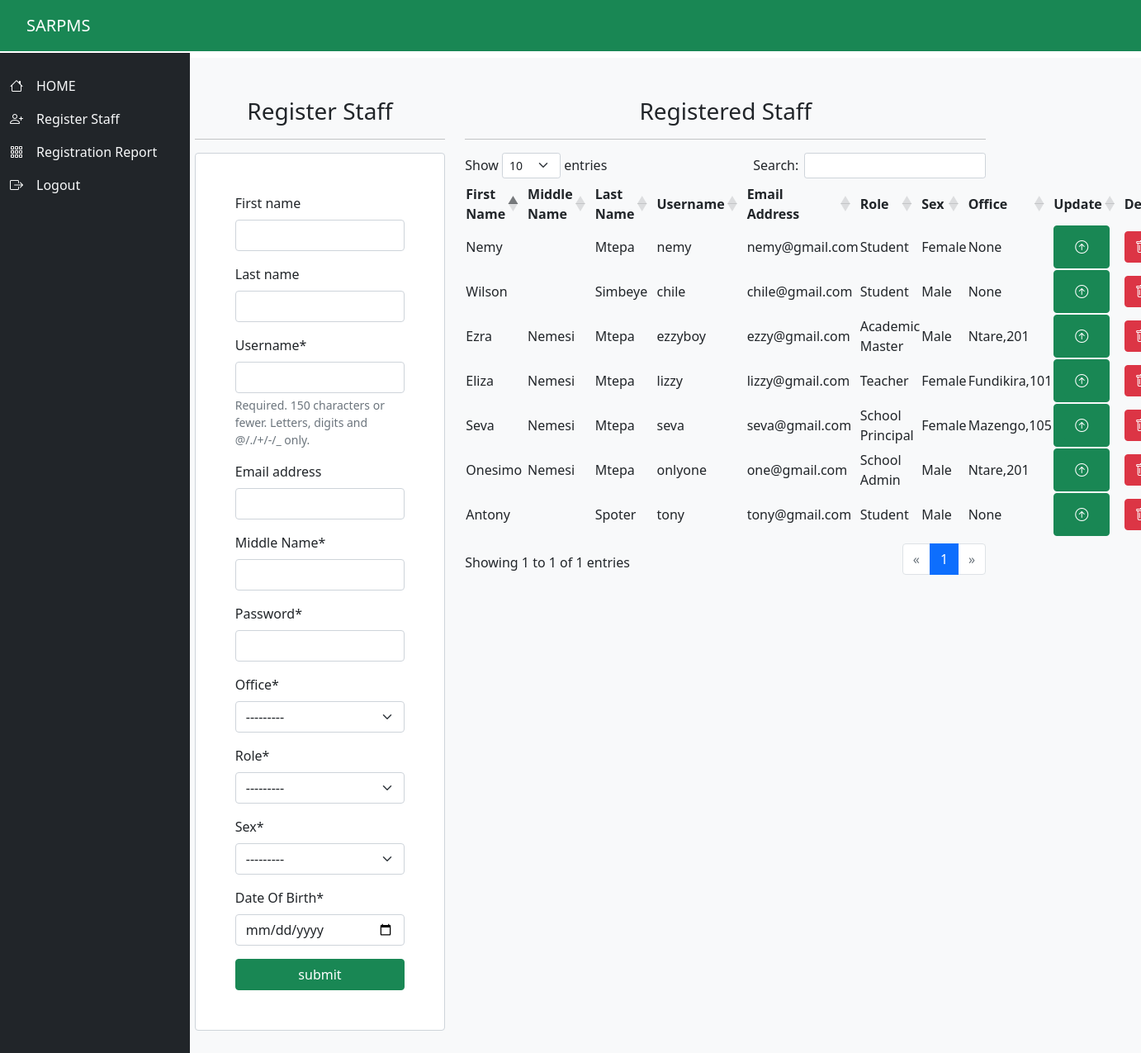
Screenshot of /school_principal/ with the database file from the repository.
### apps/models.py (models this page shows)
class CustomUser(AbstractUser):
    office = models.ForeignKey(Office,on_delete=models.CASCADE,null=True)
    CHOICES=[
        ('Academic Master','Academic Master'),
        ('School Principal','School Principal'),
        ('Teacher','Teacher'),
        ('School Admin','School Admin'),
        ('Student','Student'),
    ]
    middle_Name = models.CharField(max_length=200)
    role=models.CharField(max_length=50,choices=CHOICES)
    date_Of_Birth=models.DateField(null=True)
    CHOICES=[
        ('Male','Male'),
        ('Female','Female')
    ]
    sex=models.CharField(max_length=10,choices=CHOICES)

class Office(models.Model):
    name = models.CharField(max_length=50)
    office_number = models.IntegerField()
    def __str__(self):
        return f'{self.name},{self.office_number}'

### apps/views.py (the view, shortened to what this page needs)
# urls.py: path('school_principal/',register_view,name='school_principal'),
def register_view(request):
    queryset=CustomUser.objects.exclude(is_superuser=True)
    context={
        'form':UserRegisterForm,
        'queryset':queryset
    }
    return render(request,'principal/user_registration.html',context)

### templates/principal/user_registration.html (shortened to what this page needs)
{% include 'principal/index.html' %}
{% load crispy_forms_tags %}
{% block content %}
<main class="row">
  <div class="bg-light mt-2  rounded">
    <div class="row   justify-content-center p-5">
      <div class="col-3 ms-5">
        <h3 class="text-center">Register Staff</h3>
        <hr>
          <form action="" method="POST">
            <div class="form-control p-5">
              {{form|crispy}}
              <input class="btn btn-success w-100" type="submit" value="submit">
            </div>
          </form>
        </div>
          <div class="col-6  w-74">
        <h3 class="text-center">Registered Staff</h3>
         <hr>
            <table class="display" id="myTable" width="100%">
              <thead>
                <tr>
                  <th>First Name</th>
                  <th>Middle Name</th>
                  <th>Last Name</th>
                  <th>Username</th>
                  <th>Email Address</th>
                  <th>Role</th>
                  <th>Sex</th>
                  <th>Office</th>
                  <th>Update</th>
                  <th>Delete</th>
                </tr>
              </thead>
              {% for instance in queryset %}
              <tbody>
                <tr>
                  <td>{{instance.first_name}}</td>
                  <td>{{instance.middle_Name}}</td>
                  <td>{{instance.last_name}}</td>
                  <td>{{instance.username}}</td>
                  <td>{{instance.email}}</td>
                  <td>{{instance.role}}</td>
                  <td>{{instance.sex}}</td>
                  <td>{{instance.office}}</td>
                  <td  >
                    <a href="{% url 'update_staff' instance.id %}" class="btn btn-success me-1"><i class="bi bi-arrow-up-circle btn btn-success"></i></a>
                  </td>
                  <td class=" my-1">
                    <a href="{% url 'delete_staff' instance.id %}" class=" me-1"><i class="bi bi-trash btn btn-danger"></i></a>
                    </td>
                </tr>
              </tbody>
              {% endfor %}
            </table>
          </div>
        </div>
      </div>
</main>
{% endblock %}

### rows the page displays
CustomUser: first_name "Nemy", last_name "Mtepa", username "nemy", email "nemy@gmail.com", role "Student", sex "Female", office "None"
CustomUser: first_name "Wilson", last_name "Simbeye", username "chile", email "chile@gmail.com", role "Student", sex "Male", office "None"
CustomUser: first_name "Ezra", middle_Name "Nemesi", last_name "Mtepa", username "ezzyboy", email "ezzy@gmail.com", role "Academic Master", sex "Male", office "Ntare,201"
CustomUser: first_name "Eliza", middle_Name "Nemesi", last_name "Mtepa", username "lizzy", email "lizzy@gmail.com", role "Teacher", sex "Female", office "Fundikira,101"
CustomUser: first_name "Seva", middle_Name "Nemesi", last_name "Mtepa", username "seva", email "seva@gmail.com", role "School Principal", sex "Female", office "Mazengo,105"
CustomUser: first_name "Onesimo", middle_Name "Nemesi", last_name "Mtepa", username "onlyone", email "one@gmail.com", role "School Admin", sex "Male", office "Ntare,201"
CustomUser: first_name "Antony", last_name "Spoter", username "tony", email "tony@gmail.com", role "Student", sex "Male", office "None"
